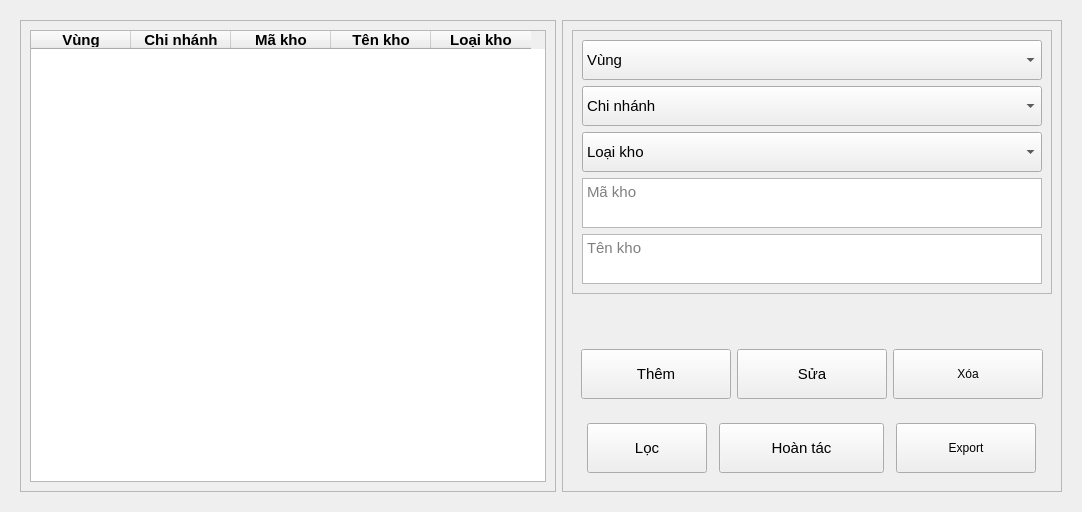
               <widget class="QWidget" name="page_23">
                <layout class="QVBoxLayout" name="verticalLayout_18">
                 <item>
                  <widget class="QWidget" name="widget" native="true">
                   <layout class="QHBoxLayout" name="horizontalLayout_12">
                    <item>
                     <widget class="QFrame" name="frame_11">
                      <property name="styleSheet">
                       <string notr="true"/>
                      </property>
                      <property name="frameShape">
                       <enum>QFrame::StyledPanel</enum>
                      </property>
                      <property name="frameShadow">
                       <enum>QFrame::Raised</enum>
                      </property>
                      <layout class="QVBoxLayout" name="verticalLayout_22">
                       <item alignment="Qt::AlignHCenter">
                        <widget class="QTableWidget" name="tbKho">
                         <property name="font">
                          <font>
                           <family>MS Shell Dlg 2</family>
                           <pointsize>11</pointsize>
                           <weight>50</weight>
                           <italic>false</italic>
                           <bold>false</bold>
                          </font>
                         </property>
                         <property name="styleSheet">
                          <string notr="true"/>
                         </property>
                         <property name="sizeAdjustPolicy">
                          <enum>QAbstractScrollArea::AdjustToContents</enum>
                         </property>
                         <property name="verticalScrollMode">
                          <enum>QAbstractItemView::ScrollPerPixel</enum>
                         </property>
                         <column>
                          <property name="text">
                           <string>Vùng</string>
                          </property>
                          <property name="font">
                           <font>
                            <weight>75</weight>
                            <bold>true</bold>
                           </font>
                          </property>
                         </column>
                         <column>
                          <property name="text">
                           <string>Chi nhánh</string>
                          </property>
                          <property name="font">
                           <font>
                            <weight>75</weight>
                            <bold>true</bold>
                           </font>
                          </property>
                         </column>
                         <column>
                          <property name="text">
                           <string>Mã kho</string>
                          </property>
                          <property name="font">
                           <font>
                            <weight>75</weight>
                            <bold>true</bold>
                           </font>
                          </property>
                          <property name="background">
                           <color>
                            <red>255</red>
                            <green>255</green>
                            <blue>255</blue>
                           </color>
                          </property>
                         </column>
                         <column>
                          <property name="text">
                           <string>Tên kho</string>
                          </property>
                          <property name="font">
                           <font>
                            <weight>75</weight>
                            <bold>true</bold>
                           </font>
                          </property>
                         </column>
                         <column>
                          <property name="text">
                           <string>Loại kho</string>
                          </property>
                          <property name="font">
                           <font>
                            <weight>75</weight>
                            <bold>true</bold>
                           </font>
                          </property>
                         </column>
                        </widget>
                       </item>
                      </layout>
                     </widget>
                    </item>
                    <item alignment="Qt::AlignRight|Qt::AlignTop">
                     <widget class="QFrame" name="frame_12">
                      <property name="sizePolicy">
                       <sizepolicy hsizetype="Expanding" vsizetype="Expanding">
                        <horstretch>0</horstretch>
                        <verstretch>0</verstretch>
                       </sizepolicy>
                      </property>
                      <property name="minimumSize">
                       <size>
                        <width>125</width>
                        <height>0</height>
                       </size>
                      </property>
                      <property name="maximumSize">
                       <size>
                        <width>700</width>
                        <height>16777215</height>
                       </size>
                      </property>
                      <property name="font">
                       <font>
                        <family>MS Shell Dlg 2</family>
                        <pointsize>11</pointsize>
                        <weight>50</weight>
                        <italic>false</italic>
                        <bold>false</bold>
                       </font>
                      </property>
                      <property name="frameShape">
                       <enum>QFrame::StyledPanel</enum>
                      </property>
                      <property name="frameShadow">
                       <enum>QFrame::Raised</enum>
                      </property>
                      <layout class="QVBoxLayout" name="verticalLayout_26">
                       <item>
                        <widget class="QFrame" name="frame_16">
                         <property name="minimumSize">
                          <size>
                           <width>0</width>
                           <height>150</height>
                          </size>
                         </property>
                         <property name="maximumSize">
                          <size>
                           <width>16777215</width>
                           <height>16777215</height>
                          </size>
                         </property>
                         <property name="styleSheet">
                          <string notr="true"/>
                         </property>
                         <property name="frameShape">
                          <enum>QFrame::StyledPanel</enum>
                         </property>
                         <property name="frameShadow">
                          <enum>QFrame::Raised</enum>
                         </property>
                         <layout class="QVBoxLayout" name="verticalLayout_27">
                          <item>
                           <widget class="QComboBox" name="vungCb">
                            <property name="minimumSize">
                             <size>
                              <width>0</width>
                              <height>40</height>
                             </size>
                            </property>
                            <property name="maximumSize">
                             <size>
                              <width>500</width>
                              <height>200</height>
                             </size>
                            </property>
                            <property name="styleSheet">
                             <string notr="true"/>
                            </property>
                            <item>
                             <property name="text">
                              <string>Vùng</string>
                             </property>
                            </item>
                            <item>
                             <property name="text">
                              <string>Vùng 1</string>
                             </property>
                            </item>
                            <item>
                             <property name="text">
                              <string>Vùng 2</string>
                             </property>
                            </item>
                            <item>
                             <property name="text">
                              <string>Vùng 3</string>
                             </property>
                            </item>
                           </widget>
                          </item>
                          <item>
                           <widget class="QComboBox" name="chiNhanhCb">
                            <property name="minimumSize">
                             <size>
                              <width>0</width>
                              <height>40</height>
                             </size>
                            </property>
                            <property name="maximumSize">
                             <size>
                              <width>500</width>
                              <height>200</height>
                             </size>
                            </property>
                            <property name="styleSheet">
                             <string notr="true"/>
                            </property>
                            <item>
                             <property name="text">
                              <string>Chi nhánh</string>
                             </property>
                            </item>
                            <item>
                             <property name="text">
                              <string>Yên Bái</string>
                             </property>
                            </item>
                            <item>
                             <property name="text">
                              <string>Vĩnh Phúc</string>
                             </property>
                            </item>
                            <item>
                             <property name="text">
                              <string>Tuyên Quang</string>
                             </property>
                            </item>
                            <item>
                             <property name="text">
                              <string>Thanh Hóa</string>
                             </property>
                            </item>
                            <item>
                             <property name="text">
                              <string>Thái Nguyên</string>
                             </property>
                            </item>
                            <item>
                             <property name="text">
                              <string>Thái Bình</string>
                             </property>
                            </item>
                            <item>
                             <property name="text">
                              <string>Sơn La</string>
                             </property>
                            </item>
                            <item>
                             <property name="text">
                              <string>Quảng Ninh</string>
                             </property>
                            </item>
                            <item>
                             <property name="text">
                              <string>Phú Thọ</string>
                             </property>
                            </item>
                            <item>
                             <property name="text">
                              <string>Ninh Bình</string>
                             </property>
                            </item>
                            <item>
                             <property name="text">
                              <string>Nghê An</string>
                             </property>
                            </item>
                            <item>
                             <property name="text">
                              <string>Nam Định</string>
                             </property>
                            </item>
                            <item>
                             <property name="text">
                              <string>Lào Cai</string>
                             </property>
                            </item>
                            <item>
                             <property name="text">
                              <string>Lạng Sơn</string>
                             </property>
                            </item>
                            <item>
                             <property name="text">
                              <string>Hưng Yên</string>
                             </property>
                            </item>
                            <item>
                             <property name="text">
                              <string>Hòa Bình</string>
                             </property>
                            </item>
                            <item>
                             <property name="text">
                              <string>Hải Phòng</string>
                             </property>
                            </item>
                            <item>
                             <property name="text">
                              <string>Hải Dương </string>
                             </property>
                            </item>
                            <item>
                             <property name="text">
                              <string>Hà Nam</string>
                             </property>
                            </item>
                            <item>
                             <property name="text">
                              <string>Điện Biên</string>
                             </property>
                            </item>
                            <item>
                             <property name="text">
                              <string>Cao Bằng</string>
                             </property>
                            </item>
                            <item>
                             <property name="text">
                              <string>Bắc Ninh</string>
                             </property>
                            </item>
                            <item>
                             <property name="text">
                              <string>Bắc Giang</string>
                             </property>
                            </item>
                            <item>
                             <property name="text">
                              <string>Hà Nội 1</string>
                             </property>
                            </item>
                            <item>
                             <property name="text">
                              <string>Hà Nội 2</string>
                             </property>
                            </item>
                            <item>
                             <property name="text">
                              <string>Hà Nội 3</string>
                             </property>
                            </item>
                            <item>
                             <property name="text">
                              <string>Hà Nội 4</string>
                             </property>
                            </item>
                            <item>
                             <property name="text">
                              <string>Hà Nội 5</string>
                             </property>
                            </item>
                            <item>
                             <property name="text">
                              <string>Hà Nội 6</string>
                             </property>
                            </item>
                            <item>
                             <property name="text">
                              <string>Hà Nội 7</string>
                             </property>
                            </item>
                            <item>
                             <property name="text">
                              <string>Hà Nội 8</string>
                             </property>
                            </item>
                            <item>
                             <property name="text">
                              <string>Hà Nội 9</string>
                             </property>
                            </item>
                            <item>
                             <property name="text">
                              <string>Hà Nội 10</string>
                             </property>
                            </item>
                            <item>
                             <property name="text">
                              <string>Hà Nội 11</string>
                             </property>
                            </item>
                            <item>
                             <property name="text">
                              <string>Hà Nội 12</string>
                             </property>
                            </item>
                            <item>
                             <property name="text">
                              <string>Hà Nội 13</string>
                             </property>
                            </item>
                            <item>
                             <property name="text">
                              <string>Hà Nội 14</string>
                             </property>
                            </item>
                            <item>
                             <property name="text">
                              <string>Hà Nội HO</string>
                             </property>
                            </item>
                           </widget>
                          </item>
                          <item>
                           <widget class="QComboBox" name="loaiKhoCb">
                            <property name="minimumSize">
                             <size>
                              <width>0</width>
                              <height>40</height>
                             </size>
                            </property>
                            <property name="maximumSize">
                             <size>
                              <width>500</width>
                              <height>200</height>
                             </size>
                            </property>
                            <property name="styleSheet">
                             <string notr="true"/>
                            </property>
                            <item>
                             <property name="text">
                              <string>Loại kho</string>
                             </property>
                            </item>
                            <item>
                             <property name="text">
                              <string>Kho hàng</string>
                             </property>
                            </item>
                            <item>
                             <property name="text">
                              <string>Kho tạm Triển khai</string>
                             </property>
                            </item>
                            <item>
                             <property name="text">
                              <string>Kho tạm Đối tác</string>
                             </property>
                            </item>
                            <item>
                             <property name="text">
                              <string>Kho tạm DPXLSC</string>
                             </property>
                            </item>
                            <item>
                             <property name="text">
                              <string>Kho trung chuyển</string>
                             </property>
                            </item>
                            <item>
                             <property name="text">
                              <string>Kho CCDC</string>
                             </property>
                            </item>
                            <item>
                             <property name="text">
                              <string>Kho tài sản</string>
                             </property>
                            </item>
                           </widget>
                          </item>
                          <item>
                           <widget class="QTextEdit" name="maKho">
                            <property name="minimumSize">
                             <size>
                              <width>0</width>
                              <height>40</height>
                             </size>
                            </property>
                            <property name="maximumSize">
                             <size>
                              <width>500</width>
                              <height>50</height>
                             </size>
                            </property>
                            <property name="styleSheet">
                             <string notr="true"/>
                            </property>
                            <property name="cursorWidth">
                             <number>1</number>
                            </property>
                            <property name="placeholderText">
                             <string>Mã kho</string>
                            </property>
                           </widget>
                          </item>
                          <item>
                           <widget class="QTextEdit" name="tenKho">
                            <property name="minimumSize">
                             <size>
                              <width>0</width>
                              <height>40</height>
                             </size>
                            </property>
                            <property name="maximumSize">
                             <size>
                              <width>500</width>
                              <height>50</height>
                             </size>
                            </property>
                            <property name="styleSheet">
                             <string notr="true"/>
                            </property>
                            <property name="placeholderText">
                             <string>Tên kho</string>
                            </property>
                           </widget>
                          </item>
                         </layout>
                        </widget>
                       </item>
                       <item>
                        <spacer name="verticalSpacer_2">
                         <property name="orientation">
                          <enum>Qt::Vertical</enum>
                         </property>
                         <property name="sizeHint" stdset="0">
                          <size>
                           <width>20</width>
                           <height>40</height>
                          </size>
                         </property>
                        </spacer>
                       </item>
                       <item>
                        <widget class="QFrame" name="frame_13">
                         <property name="maximumSize">
                          <size>
                           <width>500</width>
                           <height>16777215</height>
                          </size>
                         </property>
                         <property name="styleSheet">
                          <string notr="true">#frame_13{border:none;}</string>
                         </property>
                         <property name="frameShape">
                          <enum>QFrame::StyledPanel</enum>
                         </property>
                         <property name="frameShadow">
                          <enum>QFrame::Raised</enum>
                         </property>
                         <layout class="QHBoxLayout" name="horizontalLayout_13">
                          <item>
                           <widget class="QPushButton" name="themKhoBtn">
                            <property name="minimumSize">
                             <size>
                              <width>150</width>
                              <height>50</height>
                             </size>
                            </property>
                            <property name="maximumSize">
                             <size>
                              <width>100</width>
                              <height>16777215</height>
                             </size>
                            </property>
                            <property name="font">
                             <font>
                              <family>MS Shell Dlg 2</family>
                              <pointsize>11</pointsize>
                              <weight>50</weight>
                              <italic>false</italic>
                              <bold>false</bold>
                             </font>
                            </property>
                            <property name="styleSheet">
                             <string notr="true"/>
                            </property>
                            <property name="text">
                             <string>Thêm</string>
                            </property>
                           </widget>
                          </item>
                          <item>
                           <widget class="QPushButton" name="suaKhoBtn">
                            <property name="minimumSize">
                             <size>
                              <width>150</width>
                              <height>50</height>
                             </size>
                            </property>
                            <property name="maximumSize">
                             <size>
                              <width>100</width>
                              <height>16777215</height>
                             </size>
                            </property>
                            <property name="font">
                             <font>
                              <family>MS Shell Dlg 2</family>
                              <pointsize>11</pointsize>
                              <weight>50</weight>
                              <italic>false</italic>
                              <bold>false</bold>
                             </font>
                            </property>
                            <property name="styleSheet">
                             <string notr="true"/>
                            </property>
                            <property name="text">
                             <string>Sửa</string>
                            </property>
                           </widget>
                          </item>
                          <item>
                           <widget class="QPushButton" name="xoaKhoBtn">
                            <property name="minimumSize">
                             <size>
                              <width>150</width>
                              <height>50</height>
                             </size>
                            </property>
                            <property name="maximumSize">
                             <size>
                              <width>100</width>
                              <height>16777215</height>
                             </size>
                            </property>
                            <property name="styleSheet">
                             <string notr="true"/>
                            </property>
                            <property name="text">
                             <string>Xóa</string>
                            </property>
                           </widget>
                          </item>
                         </layout>
                        </widget>
                       </item>
                       <item>
                        <widget class="QFrame" name="frame_15">
                         <property name="maximumSize">
                          <size>
                           <width>500</width>
                           <height>16777215</height>
                          </size>
                         </property>
                         <property name="styleSheet">
                          <string notr="true">#frame_15{border:none}</string>
                         </property>
                         <property name="frameShape">
                          <enum>QFrame::StyledPanel</enum>
                         </property>
                         <property name="frameShadow">
                          <enum>QFrame::Raised</enum>
                         </property>
                         <layout class="QHBoxLayout" name="horizontalLayout_14">
                          <item>
                           <widget class="QPushButton" name="filterBtn">
                            <property name="minimumSize">
                             <size>
                              <width>120</width>
                              <height>50</height>
                             </size>
                            </property>
                            <property name="maximumSize">
                             <size>
                              <width>120</width>
                              <height>100</height>
                             </size>
                            </property>
                            <property name="font">
                             <font>
                              <family>MS Shell Dlg 2</family>
                              <pointsize>11</pointsize>
                              <weight>50</weight>
                              <italic>false</italic>
                              <bold>false</bold>
                             </font>
                            </property>
                            <property name="styleSheet">
                             <string notr="true"/>
                            </property>
                            <property name="text">
                             <string>Lọc</string>
                            </property>
                            <property name="icon">
                             <iconset resource="resources.qrc">
                              <normaloff>:/icons/icons/filter.svg</normaloff>:/icons/icons/filter.svg</iconset>
                            </property>
                            <property name="iconSize">
                             <size>
                              <width>24</width>
                              <height>24</height>
                             </size>
                            </property>
                           </widget>
                          </item>
                          <item>
                           <widget class="QPushButton" name="hoanTacBtn">
                            <property name="minimumSize">
                             <size>
                              <width>165</width>
                              <height>50</height>
                             </size>
                            </property>
                            <property name="maximumSize">
                             <size>
                              <width>165</width>
                              <height>100</height>
                             </size>
                            </property>
                            <property name="font">
                             <font>
                              <family>MS Shell Dlg 2</family>
                              <pointsize>11</pointsize>
                              <weight>50</weight>
                              <italic>false</italic>
                              <bold>false</bold>
                             </font>
                            </property>
                            <property name="styleSheet">
                             <string notr="true"/>
                            </property>
                            <property name="text">
                             <string>Hoàn tác</string>
                            </property>
                            <property name="icon">
                             <iconset resource="resources.qrc">
                              <normaloff>:/icons/icons/refresh-cw.svg</normaloff>:/icons/icons/refresh-cw.svg</iconset>
                            </property>
                            <property name="iconSize">
                             <size>
                              <width>24</width>
                              <height>24</height>
                             </size>
                            </property>
                           </widget>
                          </item>
                          <item>
                           <widget class="QPushButton" name="bcKhoBtn">
                            <property name="minimumSize">
                             <size>
                              <width>140</width>
                              <height>50</height>
                             </size>
                            </property>
                            <property name="maximumSize">
                             <size>
                              <width>140</width>
                              <height>16777215</height>
                             </size>
                            </property>
                            <property name="styleSheet">
                             <string notr="true"/>
                            </property>
                            <property name="text">
                             <string>Export</string>
                            </property>
                            <property name="icon">
                             <iconset resource="resources.qrc">
                              <normaloff>:/icons/icons/printer.svg</normaloff>:/icons/icons/printer.svg</iconset>
                            </property>
                            <property name="iconSize">
                             <size>
                              <width>24</width>
                              <height>24</height>
                             </size>
                            </property>
                           </widget>
                          </item>
                         </layout>
                        </widget>
                       </item>
                      </layout>
                     </widget>
                    </item>
                   </layout>
                  </widget>
                 </item>
                </layout>
               </widget>
